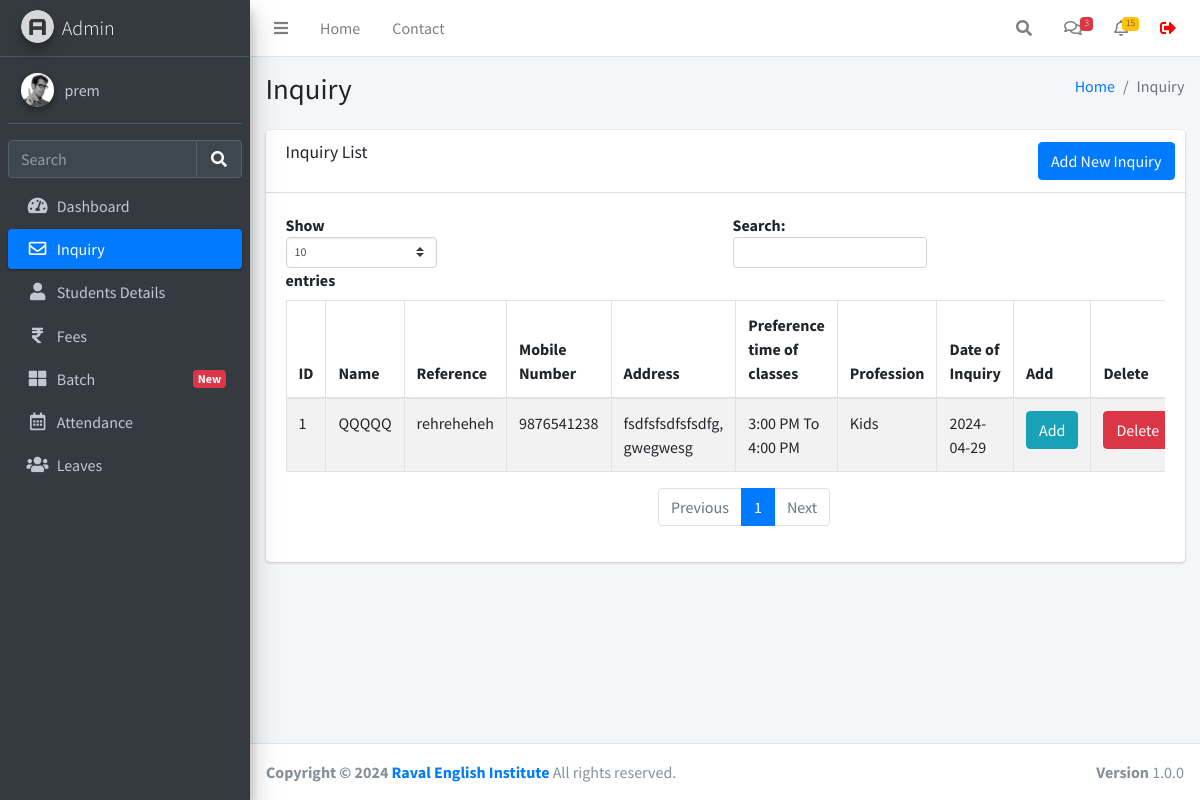
/inquiry.php (signed in), run on an earlier commit of the app's database.
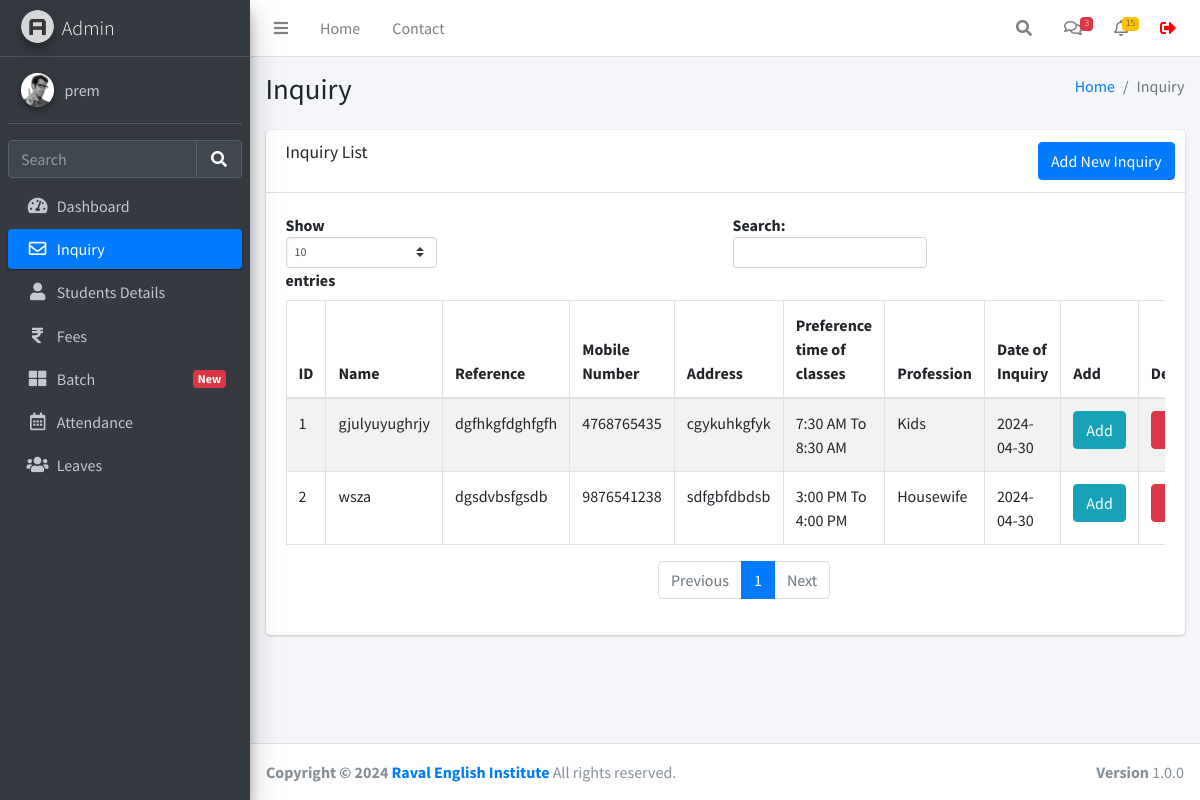
And on a later commit of the database.
### tables this page shows
CREATE TABLE `users` (
  `id` int(11) NOT NULL,
  `username` varchar(255) NOT NULL,
  `fullname` varchar(255) NOT NULL,
  `email` varchar(255) NOT NULL,
  `mobile` varchar(255) NOT NULL,
  `password` varchar(255) NOT NULL,
  `created_at` datetime NOT NULL DEFAULT current_timestamp()
);

CREATE TABLE `inquiryinfo` (
  `id` int(11) NOT NULL,
  `name` varchar(255) NOT NULL,
  `reference` varchar(255) NOT NULL,
  `address` varchar(255) NOT NULL,
  `mobile_number` varchar(10) NOT NULL,
  `time_of_classes` varchar(255) NOT NULL,
  `profession` varchar(255) NOT NULL,
  `date` date NOT NULL,
  `created_at` datetime DEFAULT current_timestamp()
);

### function.php (called while the page is built, shortened)
<?php
require_once('db.php');
function selectFromTable($tableName, $columns, $whereConditions) {
    global $db;
    try {
        $sql = "SELECT " . implode(', ', $columns) . " FROM $tableName";
        $stmt = $db->prepare($sql);
        $stmt->execute();
        return $stmt->fetchAll(PDO::FETCH_ASSOC);
    } catch (PDOException $e) {
        return false;
    }
}
?>

### inquiry.php (the view, shortened to what this page needs)
<!DOCTYPE html>
<html lang="en">
<head>
</head>
<?php include('./header.php');?>
<div class="content-wrapper">
    <div class="content-header">
        <div class="container-fluid">
            <div class="row mb-2">
                <div class="col-sm-6">
                    <h1 class="m-0">Inquiry</h1>
                </div>
                <div class="col-sm-6">
                    <ol class="breadcrumb float-sm-right">
                        <li class="breadcrumb-item"><a href="./dashboard.php">Home</a></li>
                        <li class="breadcrumb-item active">Inquiry</li>
                    </ol>
                </div>
            </div>
        </div>
    </div>
    <section class="content">
        <div class="container-fluid">
            <div class="row">
                <div class="col-12">
                    <div class="card">
                        <div class="card-header">
                            <h3 class="card-title">Inquiry List</h3>
                            <div class="card-tools">
                                <a href="./inquiryform.php" class="btn btn-primary">Add New Inquiry</a>
                            </div>
                        </div>
                        <div class="card-body">
                            <div class="table-responsive">
                                <table id="example1" class="table table-bordered table-striped">
                                    <thead>
                                    <tr>
                                        <th>ID</th>
                                        <th>Name</th>
                                        <th>Reference</th>
                                        <th>Mobile Number</th>
                                        <th>Address</th>
                                        <th>Preference time of classes</th>
                                        <th>Profession</th>
                                        <th>Date of Inquiry</th>
                                        <th>Add</th>
                                        <th>Delete</th>
                                    </tr>
                                    </thead>
                                    <tbody>
                                    <?php
                                    require_once 'function.php';
                                    $rows = selectFromTable('inquiryinfo', ['id', 'name', 'reference', 'mobile_number', 'address', 'time_of_classes', 'profession', 'date'], []);
                                    $index = 1;
                                    foreach ($rows as $row) {
                                        echo "<tr>";
                                        echo "<td>" . $index++ . "</td>";
                                        echo "<td>" . $row['name'] . "</td>";
                                        echo "<td>" . $row['reference'] . "</td>";
                                        echo "<td>" . $row['mobile_number'] . "</td>";
                                        echo "<td>" . $row['address'] . "</td>";
                                        echo "<td>" . $row['time_of_classes'] . "</td>";
                                        echo "<td>" . $row['profession'] . "</td>";
                                        echo "<td>" . $row['date'] . "</td>";
                                        echo "<td><a href='studentform.php?id=" . $row['id'] . "' class='btn btn-info'>Add</a></td>";
                                        echo "<td><a href='javascript:void(0);' onclick='confirmDelete(" . $row['id'] . ")' class='btn btn-danger'>Delete</a></td>";
                                        echo "</tr>";
                                    }
                                    ?>
                                    </tbody>
                                </table>
                            </div>
                        </div>
                    </div>
                </div>
            </div>
        </div>
    </section>
</div>
<link href="https://cdn.jsdelivr.net/npm/toastr/build/toastr.min.css" rel="stylesheet"/>
<?php include('./footer.php');?>

### header.php (shortened to what this page needs)
<?php
require_once 'db.php';
$query = $db->prepare("SELECT * FROM users WHERE id = :id");
$query->execute(['id' => $_SESSION['user_id']]);
$user = $query->fetch(PDO::FETCH_ASSOC);
?>
<!DOCTYPE html>
<html lang="en">
<head>
  <link rel="stylesheet" href="./plugins/fontawesome-free/css/all.min.css">
  <link rel="stylesheet" href="https://code.ionicframework.com/ionicons/2.0.1/css/ionicons.min.css">
  <link rel="stylesheet" href="./plugins/icheck-bootstrap/icheck-bootstrap.min.css">
  <link rel="stylesheet" href="./asset/css/adminlte.min.css">
</head>
<body class="hold-transition sidebar-mini layout-fixed">
<div class="wrapper">
  <nav class="main-header navbar navbar-expand navbar-white navbar-light sticky-top">
    <ul class="navbar-nav">
      <li class="nav-item">
        <a class="nav-link" data-widget="pushmenu" href="#" role="button"><i class="fas fa-bars"></i></a>
      </li>
      <li class="nav-item d-none d-sm-inline-block">
        <a href="./dashboard.php" class="nav-link">Home</a>
      </li>
      <li class="nav-item d-none d-sm-inline-block">
        <a href="#" class="nav-link">Contact</a>
      </li>
    </ul>
    <ul class="navbar-nav ml-auto">
      <li class="nav-item">
        <a class="nav-link" data-widget="navbar-search" href="#" role="button">
          <i class="fas fa-search"></i>
        </a>
      </li>
      <li class="nav-item dropdown">
        <a class="nav-link" data-toggle="dropdown" href="#">
          <i class="far fa-comments"></i>
          <span class="badge badge-danger navbar-badge">3</span>
        </a>
      </li>
      <li class="nav-item dropdown">
        <a class="nav-link" data-toggle="dropdown" href="#">
          <i class="far fa-bell"></i>
          <span class="badge badge-warning navbar-badge">15</span>
        </a>
      </li>
      <li class="nav-item">
        <form method="POST">
        <button class="nav-link" type="submit" name="logout" style="
        text-decoration: none;
        border: none;
        background-color: transparent;">
        <i class="fas fa-sign-out-alt" style="color: red;"></i>
        </button>
      </li>
    </ul>
  </nav>
  <aside class="main-sidebar sidebar-dark-primary elevation-4">
    <a href="./dashboard.php" class="brand-link">
      <img src="./asset/img/AdminLTELogo.png" alt="AdminLTE Logo" class="brand-image img-circle elevation-3" style="opacity: .8">
      <span class="brand-text font-weight-light">Admin</span>
    </a>
    <div class="sidebar">
      <div class="user-panel mt-3 pb-3 mb-3 d-flex">
        <div class="image">
          <img src="./asset/img/user2-160x160.jpg" class="img-circle elevation-2" alt="User Image">
        </div>
        <div class="info">
          <a href="./profile.php" class="d-block"><?php echo $user['username']; ?></a>
        </div>
      </div>
      <div class="form-inline">
        <div class="input-group" data-widget="sidebar-search">
          <input class="form-control form-control-sidebar" type="search" placeholder="Search" aria-label="Search">
          <div class="input-group-append">
            <button class="btn btn-sidebar">
              <i class="fas fa-search fa-fw"></i>
            </button>
          </div>
        </div>
      </div>
      <nav class="mt-2">
        <ul class="nav nav-pills nav-sidebar flex-column" data-widget="treeview" role="menu" data-accordion="false">
          <li class="nav-item">
            <a href="./dashboard.php" class="nav-link
            <?php if (strpos($_SERVER['REQUEST_URI'], 'dashboard.php') !== false) {echo "active";}?>">
              <i class="nav-icon fas fa-tachometer-alt"></i>
              <p>
                Dashboard
              </p>
            </a>
          </li>
          <li class="nav-item">
            <a href="./inquiry.php" class="nav-link
            <?php if (strpos($_SERVER['REQUEST_URI'], 'inquiry.php') !== false) {echo "active";}?>">
              <i class="nav-icon far fa-envelope"></i>
              <p>
              Inquiry
              </p>
            </a>
          <li class="nav-item">
            <a href="./studentsdetails.php" class="nav-link
            <?php if (strpos($_SERVER['REQUEST_URI'], 'studentsdetails.php') !== false) {echo "active";}?>">
              <i class="nav-icon fas fa-user"></i>
              <p>
                Students Details
              </p>
            </a>
          </li>
          <li class="nav-item">
            <a href="./fees.php" class="nav-link
            <?php if (strpos($_SERVER['REQUEST_URI'], 'fees.php') !== false) {echo "active";}?>">
            <i class="nav-icon fas fa-rupee-sign"></i>
              <p>
                Fees
              </p>
            </a>
          </li>
          <li class="nav-item">
            <a href="./batch.php" class="nav-link
            <?php if (strpos($_SERVER['REQUEST_URI'], 'batch.php') !== false) {echo "active";}?>">
            <i class="nav-icon fas fa-th-large"></i>
              <p>
                Batch
                <span class="badge badge-danger right">New</span>
              </p>
            </a>
          </li>
          <li class="nav-item">
            <a href="./attendance.php" class="nav-link
            <?php if (strpos($_SERVER['REQUEST_URI'], 'attendance.php') !== false) {echo "active";}?>">
              <i class="nav-icon far fa-calendar-alt"></i>
              <p>
                Attendance
              </p>
            </a>
          </li>
          <li class="nav-item">
            <a href="./leaves.php" class="nav-link
            <?php if (strpos($_SERVER['REQUEST_URI'], 'leaves.php') !== false) {echo "active";}?>">
              <i class="nav-icon fas fa-users"></i>
              <p>
                Leaves
              </p>
            </a>
          </li>
        </ul>
      </nav>
    </div>
  </aside>

### footer.php (shortened to what this page needs)
</div>
<footer class="main-footer">
    <strong>Copyright &copy; 2024 <a href="https://ravalenglishinstitute.com/" target="_blank">Raval English Institute</a></strong>
    All rights reserved.
    <div class="float-right d-none d-sm-inline-block">
      <b>Version</b> 1.0.0
    </div>
  </footer>
</body>
</html>

What changed in the data, as far as the page shows it:
removed inquiryinfo: name "QQQQQ", reference "rehreheheh", mobile_number "9876541238", address "fsdfsfsdfsfsdfg, gwegwesg", time_of_classes "3:00 PM To 4:00 PM", profession "Kids", date "2024-04-29"
added inquiryinfo: name "gjulyuyughrjy", reference "dgfhkgfdghfgfh", mobile_number "4768765435", address "cgykuhkgfyk", time_of_classes "7:30 AM To 8:30 AM", profession "Kids", date "2024-04-30"
added inquiryinfo: name "wsza", reference "dgsdvbsfgsdb", mobile_number "9876541238", address "sdfgbfdbdsb", time_of_classes "3:00 PM To 4:00 PM", profession "Housewife", date "2024-04-30"
